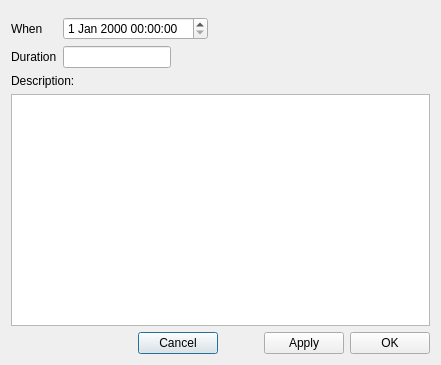
<?xml version="1.0" encoding="UTF-8"?>
<ui version="4.0">
 <class>DialogManual</class>
 <widget class="QDialog" name="DialogManual">
  <property name="geometry">
   <rect>
    <x>0</x>
    <y>0</y>
    <width>441</width>
    <height>365</height>
   </rect>
  </property>
  <property name="windowTitle">
   <string>Dialog</string>
  </property>
  <layout class="QVBoxLayout" name="verticalLayout_2">
   <item>
    <widget class="WidgetSelectObject" name="wg_selectProject" native="true">
     <property name="sizePolicy">
      <sizepolicy hsizetype="Preferred" vsizetype="Preferred">
       <horstretch>0</horstretch>
       <verstretch>0</verstretch>
      </sizepolicy>
     </property>
    </widget>
   </item>
   <item>
    <layout class="QHBoxLayout" name="widget_time_time">
     <property name="spacing">
      <number>0</number>
     </property>
     <item>
      <widget class="QWidget" name="widget_time" native="true">
       <layout class="QFormLayout" name="formLayout">
        <property name="horizontalSpacing">
         <number>6</number>
        </property>
        <property name="verticalSpacing">
         <number>6</number>
        </property>
        <property name="leftMargin">
         <number>0</number>
        </property>
        <property name="topMargin">
         <number>0</number>
        </property>
        <property name="rightMargin">
         <number>0</number>
        </property>
        <property name="bottomMargin">
         <number>0</number>
        </property>
        <item row="0" column="0">
         <widget class="QLabel" name="label_2">
          <property name="text">
           <string>When</string>
          </property>
         </widget>
        </item>
        <item row="1" column="0">
         <widget class="QLabel" name="label">
          <property name="text">
           <string>Duration</string>
          </property>
         </widget>
        </item>
        <item row="1" column="1">
         <widget class="QWidget" name="widget_duration" native="true">
          <layout class="QHBoxLayout" name="horizontalLayout_2">
           <property name="spacing">
            <number>0</number>
           </property>
           <property name="leftMargin">
            <number>0</number>
           </property>
           <property name="topMargin">
            <number>0</number>
           </property>
           <property name="rightMargin">
            <number>0</number>
           </property>
           <property name="bottomMargin">
            <number>0</number>
           </property>
           <item>
            <widget class="QLineEdit" name="ed_duration"/>
           </item>
           <item>
            <spacer name="horizontalSpacer">
             <property name="orientation">
              <enum>Qt::Horizontal</enum>
             </property>
             <property name="sizeHint" stdset="0">
              <size>
               <width>40</width>
               <height>20</height>
              </size>
             </property>
            </spacer>
           </item>
          </layout>
         </widget>
        </item>
        <item row="0" column="1">
         <widget class="QWidget" name="widget_dateTime" native="true">
          <layout class="QHBoxLayout" name="horizontalLayout_3">
           <property name="spacing">
            <number>0</number>
           </property>
           <property name="leftMargin">
            <number>0</number>
           </property>
           <property name="topMargin">
            <number>0</number>
           </property>
           <property name="rightMargin">
            <number>0</number>
           </property>
           <property name="bottomMargin">
            <number>0</number>
           </property>
           <item>
            <widget class="QDateTimeEdit" name="ed_dateTime"/>
           </item>
           <item>
            <spacer name="horizontalSpacer_2">
             <property name="orientation">
              <enum>Qt::Horizontal</enum>
             </property>
             <property name="sizeHint" stdset="0">
              <size>
               <width>40</width>
               <height>20</height>
              </size>
             </property>
            </spacer>
           </item>
          </layout>
         </widget>
        </item>
       </layout>
      </widget>
     </item>
     <item>
      <spacer name="horizontalSpacer_3">
       <property name="orientation">
        <enum>Qt::Horizontal</enum>
       </property>
       <property name="sizeHint" stdset="0">
        <size>
         <width>40</width>
         <height>20</height>
        </size>
       </property>
      </spacer>
     </item>
    </layout>
   </item>
   <item>
    <widget class="QWidget" name="widget_memo" native="true">
     <layout class="QVBoxLayout" name="verticalLayout">
      <property name="leftMargin">
       <number>0</number>
      </property>
      <property name="topMargin">
       <number>0</number>
      </property>
      <property name="rightMargin">
       <number>0</number>
      </property>
      <property name="bottomMargin">
       <number>0</number>
      </property>
      <item>
       <widget class="QLabel" name="label_3">
        <property name="text">
         <string>Description:</string>
        </property>
       </widget>
      </item>
      <item>
       <widget class="QPlainTextEdit" name="ed_memo"/>
      </item>
     </layout>
    </widget>
   </item>
   <item>
    <layout class="QHBoxLayout" name="horizontalLayout_4">
     <item>
      <spacer name="horizontalSpacer_5">
       <property name="orientation">
        <enum>Qt::Horizontal</enum>
       </property>
       <property name="sizeHint" stdset="0">
        <size>
         <width>40</width>
         <height>20</height>
        </size>
       </property>
      </spacer>
     </item>
     <item>
      <widget class="QPushButton" name="bt_cancel">
       <property name="text">
        <string>Cancel</string>
       </property>
      </widget>
     </item>
     <item>
      <spacer name="horizontalSpacer_4">
       <property name="orientation">
        <enum>Qt::Horizontal</enum>
       </property>
       <property name="sizeType">
        <enum>QSizePolicy::Fixed</enum>
       </property>
       <property name="sizeHint" stdset="0">
        <size>
         <width>40</width>
         <height>20</height>
        </size>
       </property>
      </spacer>
     </item>
     <item>
      <widget class="QPushButton" name="bt_apply">
       <property name="text">
        <string>Apply</string>
       </property>
      </widget>
     </item>
     <item>
      <widget class="QPushButton" name="bt_ok">
       <property name="text">
        <string>OK</string>
       </property>
      </widget>
     </item>
    </layout>
   </item>
  </layout>
 </widget>
 <customwidgets>
  <customwidget>
   <class>WidgetSelectObject</class>
   <extends>QWidget</extends>
   <header location="global">widgets/widgets.h</header>
   <container>1</container>
  </customwidget>
 </customwidgets>
 <resources/>
 <connections/>
</ui>
